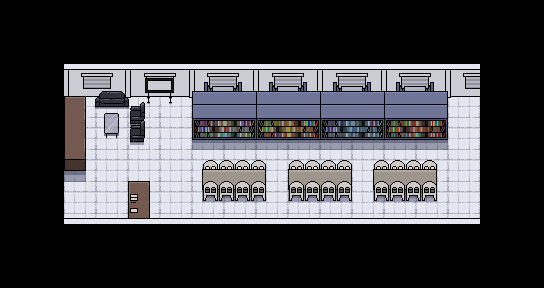

This is a level from a 2D game, rendered from its Tiled map with the project's own tilesets. A one-line summary and the complete map file follow:
An orthogonal 17x9 tile map with 32x32 px tiles, 2 tile layers (back, Tile Layer 1), 3 tilesets and 39 objects (24x 1).

<map version="1.10" tiledversion="1.11.2" orientation="orthogonal" renderorder="right-down" width="17" height="9" tilewidth="32" tileheight="32" infinite="0" nextlayerid="7" nextobjectid="43">
 <tileset firstgid="1" source="libr.tsx" />
 <tileset firstgid="66" source="test.tsx" />
 <tileset firstgid="67" source="map.tsx" />
 <layer id="6" name="back" width="17" height="9">
  <data encoding="csv">
187,187,187,187,187,187,187,187,187,187,187,187,187,187,187,187,187,
187,187,187,187,187,187,187,187,187,187,187,187,187,187,187,187,187,
187,187,187,187,187,187,187,187,187,187,187,187,187,187,187,187,187,
187,187,187,187,187,187,187,187,187,187,187,187,187,187,187,187,187,
187,187,187,187,187,187,187,187,187,187,187,187,187,187,187,187,187,
187,187,187,187,187,187,187,187,187,187,187,187,187,187,187,187,187,
187,187,187,187,187,187,187,187,187,187,187,187,187,187,187,187,187,
187,187,187,187,187,187,187,187,187,187,187,187,187,187,187,187,187,
187,187,187,187,187,187,187,187,187,187,187,187,187,187,187,187,187
</data>
 </layer>
 <layer id="1" name="Tile Layer 1" width="17" height="9">
  <data encoding="csv">
0,0,0,0,0,0,0,0,0,0,0,0,0,0,0,0,0,
0,0,0,0,0,0,0,0,0,0,0,0,0,0,0,0,0,
0,0,1,2,3,4,5,6,7,8,9,10,11,12,13,0,0,
0,0,14,15,16,17,18,19,20,21,22,23,24,25,26,0,0,
0,0,27,28,29,30,31,32,33,34,35,36,37,38,39,0,0,
0,0,40,41,42,43,44,45,46,47,48,49,50,51,52,0,0,
0,0,53,54,55,56,57,58,59,60,61,62,63,64,65,0,0,
0,0,0,0,0,0,0,0,0,0,0,0,0,0,0,0,0,
0,0,0,0,0,0,0,0,0,0,0,0,0,0,0,0,0
</data>
 </layer>
 <objectgroup id="2" name="Collisions">
  <object id="22" x="63.5" y="64" width="15.2128" height="85.5" />
  <object id="26" x="75.8424" y="64.5833" width="413.03" height="12.9663" />
  <object id="27" x="196.042" y="80.25" width="245.583" height="36.8333" />
  <object id="29" x="484.652" y="66.482" width="4.31027" height="165.169" />
  <object id="30" x="58.4451" y="226.222" width="429.606" height="6.114" />
  <object id="31" x="57.9618" y="65.8274" width="4.31027" height="159.614" />
  <object id="32" x="380.084" y="162.659" width="52.833" height="17.9318" />
  <object id="35" x="206.248" y="162.841" width="54.3444" height="17.9318" />
  <object id="36" x="293.72" y="162.671" width="50.0944" height="17.9318" />
  <object id="37" x="135.364" y="193.892" width="8.20037" height="29.0734" />
 </objectgroup>
 <objectgroup id="3" name="Popups">
  <object id="1" name="1" gid="66" x="100.417" y="210.417" width="32" height="32" />
  <object id="2" name="1" gid="66" x="91" y="173.667" width="32" height="32" />
  <object id="3" name="1" gid="66" x="127.333" y="176" width="32" height="32" />
  <object id="4" name="1" gid="66" x="136.173" y="111.98" width="32" height="32" />
  <object id="5" name="1" gid="66" x="156" y="171.667" width="32" height="32" />
  <object id="6" name="1" gid="66" x="158.167" y="210.083" width="32" height="32" />
  <object id="7" name="1" gid="66" x="195.667" y="155.667" width="32" height="32" />
  <object id="8" name="1" gid="66" x="235.667" y="152.333" width="32" height="32" />
  <object id="9" name="1" gid="66" x="278" y="151" width="32" height="32" />
  <object id="10" name="1" gid="66" x="317.333" y="150" width="32" height="32" />
  <object id="11" name="1" gid="66" x="354.333" y="149.333" width="32" height="32" />
  <object id="12" name="1" gid="66" x="393.583" y="156.792" width="32" height="32" />
  <object id="13" name="1" gid="66" x="442.333" y="110.333" width="32" height="32" />
  <object id="14" name="1" gid="66" x="444" y="173.333" width="32" height="32" />
  <object id="15" name="1" gid="66" x="438" y="217" width="32" height="32" />
  <object id="16" name="1" gid="66" x="402.542" y="214.083" width="32" height="32" />
  <object id="17" name="1" gid="66" x="367.667" y="214" width="32" height="32" />
  <object id="18" name="1" gid="66" x="333.333" y="216" width="32" height="32" />
  <object id="19" name="1" gid="66" x="298.667" y="215" width="32" height="32" />
  <object id="20" name="1" gid="66" x="257.667" y="214" width="32" height="32" />
  <object id="21" name="1" gid="66" x="216.667" y="213.333" width="32" height="32" />
  <object id="24" name="1" gid="66" x="70" y="183.25" width="32" height="32" />
  <object id="33" name="1" gid="66" x="346.875" y="192.375" width="32" height="32" />
  <object id="34" name="1" gid="66" x="261.273" y="188.364" width="32" height="32" />
  <object id="40" x="136.333" y="112.333" width="2" height="20.6667" />
  <object id="41" x="110.333" y="116.667" width="2" height="14.3333" />
  <object id="42" x="99.6667" y="97.3333" width="22.6667" height="3" />
 </objectgroup>
 <objectgroup id="4" name="Spawn">
  <object id="38" x="96.25" y="193">
   <point />
  </object>
 </objectgroup>
 <objectgroup id="5" name="out">
  <object id="39" x="84.875" y="218.75" width="28.75" height="5.75" />
 </objectgroup>
</map>
